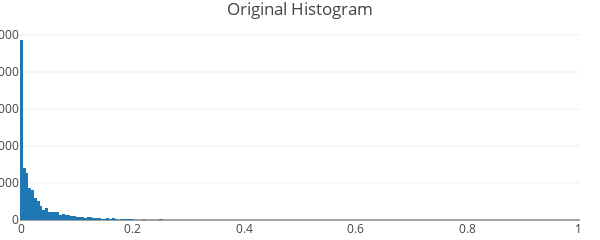
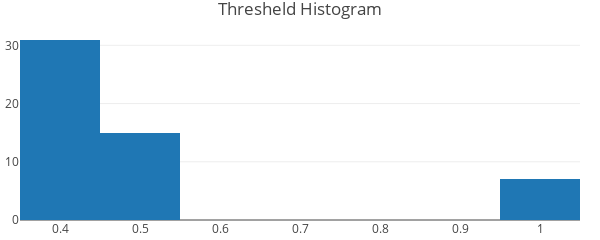
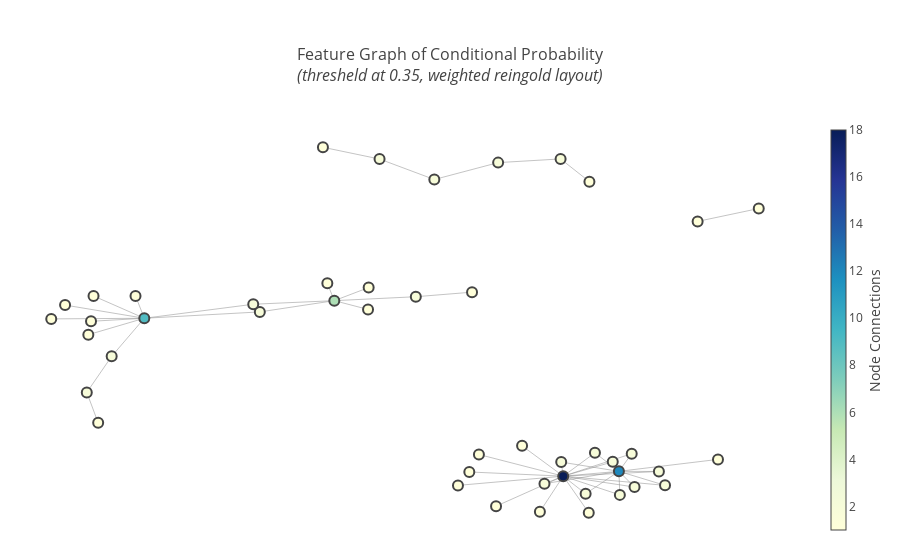

Notebook cell for these charts, in order:
### Code cell
build_network_viz(confidence_matrix,0.35,'reingold',weighted=True)

### Figure 1 — Plotly figure (JSON) as saved in the notebook; plotly's stock layout.template omitted (floating-point values rounded to 4 significant figures; data arrays with more than 128 entries replaced by an {"elided": "..."} marker saying what was removed)
{"data": [{"type": "histogram", "uid": "ad011ebc-b407-4302-9bd5-50e89fb2374a", "x": {"elided": "14196 float values"}}], "layout": {"height": 200, "margin": {"b": 20, "l": 20, "r": 20, "t": 30}, "title": {"text": "Original Histogram"}, "width": 600}}

### Figure 2 — Plotly figure (JSON) as saved in the notebook; plotly's stock layout.template omitted (floating-point values rounded to 4 significant figures)
{"data": [{"type": "histogram", "uid": "3d22212e-9c5e-4a3f-9c53-31e691b3e0f0", "x": [0.3516, 0.3858, 0.4171, 0.4875, 0.3757, 0.376, 0.4159, 0.4045, 0.4347, 0.459, 0.475, 0.42, 0.4414, 0.3858, 0.4091, 0.41, 0.45, 0.3845, 0.405, 0.4434, 0.3686, 0.4031, 0.3978, 0.3547, 0.3636, 0.4487, 0.3902, 0.475, 0.3868, 0.3727, 0.5217, 0.5, 0.5, 0.4348, 0.4118, 1, 0.3529, 1, 0.5, 0.5, 1, 1, 0.5, 1, 0.5, 0.5, 0.5, 0.5, 0.4, 0.4, 0.4286, 1, 1]}], "layout": {"height": 200, "margin": {"b": 20, "l": 20, "r": 20, "t": 30}, "title": {"text": "Thresheld Histogram"}, "width": 600}}

### Figure 3 — Plotly figure (JSON) as saved in the notebook; plotly's stock layout.template omitted (floating-point values rounded to 4 significant figures; data arrays with more than 128 entries replaced by an {"elided": "..."} marker saying what was removed)
{"data": [{"hoverinfo": "none", "line": {"color": "#888", "width": 0.5}, "mode": "lines", "type": "scatter", "uid": "3c26dde4-feb5-4afe-9117-fe857c07b52a", "x": {"elided": "159 float values"}, "y": {"elided": "159 float values"}}, {"hoverinfo": "text", "marker": {"color": [12, 2, 2, 2, 2, 2, 2, 2, 1, 2, 2, 2, 18, 1, 1, 1, 1, 1, 1, 1, 2, 1, 2, 1, 9, 1, 2, 2, 1, 6, 1, 1, 1, 2, 1, 2, 1, 1, 1, 2, 2, 1, 1, 1, 2, 1], "colorbar": {"thickness": 15, "title": {"side": "right", "text": "Node Connections"}, "xanchor": "left"}, "colorscale": "YlGnBu", "line": {"width": 2}, "reversescale": true, "showscale": true, "size": 10}, "mode": "markers", "text": ["Feature: other vegetables<br>Connections: 12", "Feature: ham<br>Connections: 2", "Feature: meat<br>Connections: 2", "Feature: chicken<br>Connections: 2", "Feature: turkey<br>Connections: 2", "Feature: pork<br>Connections: 2", "Feature: beef<br>Connections: 2", "Feature: hamburger meat<br>Connections: 2", "Feature: grapes<br>Connections: 1", "Feature: root vegetables<br>Connections: 2", "Feature: onions<br>Connections: 2", "Feature: herbs<br>Connections: 2", "Feature: whole milk<br>Connections: 18", "Feature: liver loaf<br>Connections: 1", "Feature: organic sausage<br>Connections: 1", "Feature: citrus fruit<br>Connections: 1", "Feature: tropical fruit<br>Connections: 1", "Feature: pip fruit<br>Connections: 1", "Feature: berries<br>Connections: 1", "Feature: nuts/prunes<br>Connections: 1", "Feature: rolls/buns<br>Connections: 2", "Feature: spread cheese<br>Connections: 1", "Feature: tidbits<br>Connections: 2", "Feature: coffee<br>Connections: 1", "Feature: preservation products<br>Connections: 9", "Feature: cocoa drinks<br>Connections: 1", "Feature: soda<br>Connections: 2", "Feature: specialty vegetables<br>Connections: 2", "Feature: fruit/vegetable juice<br>Connections: 1", "Feature: baby food<br>Connections: 6", "Feature: bottled beer<br>Connections: 1", "Feature: salty snack<br>Connections: 1", "Feature: long life bakery product<br>Connections: 1", "Feature: waffles<br>Connections: 2", "Feature: cake bar<br>Connections: 1", "Feature: chocolate<br>Connections: 2", "Feature: candy<br>Connections: 1", "Feature: dish cleaner<br>Connections: 1", "Feature: abrasive cleaner<br>Connections: 1", "Feature: hygiene articles<br>Connections: 2", "Feature: rubbing alcohol<br>Connections: 2", "Feature: napkins<br>Connections: 1", "Feature: newspapers<br>Connections: 1", "Feature: toilet cleaner<br>Connections: 1", "Feature: shopping bags<br>Connections: 2", "Feature: sound storage medium<br>Connections: 1"], "type": "scatter", "uid": "a174b625-41fb-46a3-b7ef-9506a265f6b9", "x": [0.297, 0.3584, 0.3678, 0.2985, 0.3167, 0.2459, 0.2085, 0.1828, 0.4491, 0.321, 0.2602, 0.2876, 0.2115, 0.2507, 0.08215, 0.1484, 0.0674, 0.1757, 0.1084, 0.04999, 0.2075, 0.2517, 0.1116, -0.5743, -0.4315, -0.5132, 0.01369, -0.07036, -0.1505, -0.1398, -0.1573, -0.08709, -0.5094, -0.2541, -0.08804, -0.2642, -0.5174, -0.5531, -0.445, -0.4815, -0.5197, -0.5023, 0.5117, 0.4178, -0.01471, 0.07158], "y": [-0.5006, -0.5012, -0.5655, -0.6096, -0.4188, -0.6044, -0.4578, -0.5578, -0.4453, -0.5735, -0.4147, -0.4566, -0.523, -0.6923, -0.4225, -0.3825, -0.5034, -0.6874, -0.662, -0.5656, 0.9459, 0.8407, 0.9288, 0.2053, 0.2082, 0.1941, 0.8507, 0.9454, 0.3699, 0.2897, 1, 0.3504, 0.3115, 0.2376, 0.249, 0.2731, 0.1321, 0.2693, 0.3118, 0.03189, -0.1352, -0.2758, 0.7164, 0.6567, 0.3079, 0.329]}], "layout": {"hovermode": "closest", "margin": {"b": 20, "l": 5, "r": 5, "t": 120}, "showlegend": false, "title": {"font": {"size": 16}, "text": "Feature Graph of Conditional Probability<br><i>(thresheld at 0.35, weighted reingold layout)</i>"}, "xaxis": {"showgrid": false, "showticklabels": false, "zeroline": false}, "yaxis": {"showgrid": false, "showticklabels": false, "zeroline": false}}}
